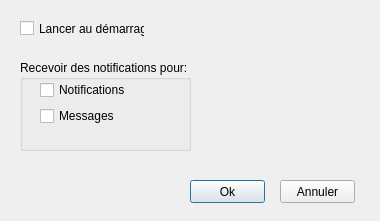
<?xml version="1.0" encoding="UTF-8"?>
<ui version="4.0">
 <class>Dialog</class>
 <widget class="QDialog" name="Dialog">
  <property name="geometry">
   <rect>
    <x>0</x>
    <y>0</y>
    <width>380</width>
    <height>221</height>
   </rect>
  </property>
  <property name="windowTitle">
   <string>Préférences</string>
  </property>
  <widget class="QPushButton" name="okButton">
   <property name="geometry">
    <rect>
     <x>190</x>
     <y>180</y>
     <width>75</width>
     <height>23</height>
    </rect>
   </property>
   <property name="text">
    <string>Ok</string>
   </property>
  </widget>
  <widget class="QPushButton" name="cancelButton">
   <property name="geometry">
    <rect>
     <x>280</x>
     <y>180</y>
     <width>75</width>
     <height>23</height>
    </rect>
   </property>
   <property name="text">
    <string>Annuler</string>
   </property>
  </widget>
  <widget class="QGroupBox" name="groupBox">
   <property name="geometry">
    <rect>
     <x>20</x>
     <y>60</y>
     <width>171</width>
     <height>91</height>
    </rect>
   </property>
   <property name="title">
    <string>Recevoir des notifications pour:</string>
   </property>
   <widget class="QWidget" name="formLayoutWidget">
    <property name="geometry">
     <rect>
      <x>20</x>
      <y>20</y>
      <width>121</width>
      <height>71</height>
     </rect>
    </property>
    <layout class="QFormLayout" name="formLayout">
     <item row="0" column="0">
      <widget class="QCheckBox" name="notificationsCheckbox">
       <property name="text">
        <string>Notifications</string>
       </property>
      </widget>
     </item>
     <item row="1" column="0">
      <widget class="QCheckBox" name="messagesCheckbox">
       <property name="text">
        <string>Messages</string>
       </property>
      </widget>
     </item>
    </layout>
   </widget>
  </widget>
  <widget class="QCheckBox" name="startAtBootCheckbox">
   <property name="geometry">
    <rect>
     <x>20</x>
     <y>20</y>
     <width>125</width>
     <height>17</height>
    </rect>
   </property>
   <property name="text">
    <string>Lancer au démarrage</string>
   </property>
  </widget>
 </widget>
 <resources/>
 <connections>
  <connection>
   <sender>okButton</sender>
   <signal>clicked()</signal>
   <receiver>Dialog</receiver>
   <slot>onSavePreferences()</slot>
   <hints>
    <hint type="sourcelabel">
     <x>239</x>
     <y>259</y>
    </hint>
    <hint type="destinationlabel">
     <x>224</x>
     <y>169</y>
    </hint>
   </hints>
  </connection>
  <connection>
   <sender>cancelButton</sender>
   <signal>clicked()</signal>
   <receiver>Dialog</receiver>
   <slot>onCancel()</slot>
   <hints>
    <hint type="sourcelabel">
     <x>326</x>
     <y>264</y>
    </hint>
    <hint type="destinationlabel">
     <x>334</x>
     <y>160</y>
    </hint>
   </hints>
  </connection>
 </connections>
 <slots>
  <slot>onSavePreferences()</slot>
  <slot>onCancel()</slot>
 </slots>
</ui>
